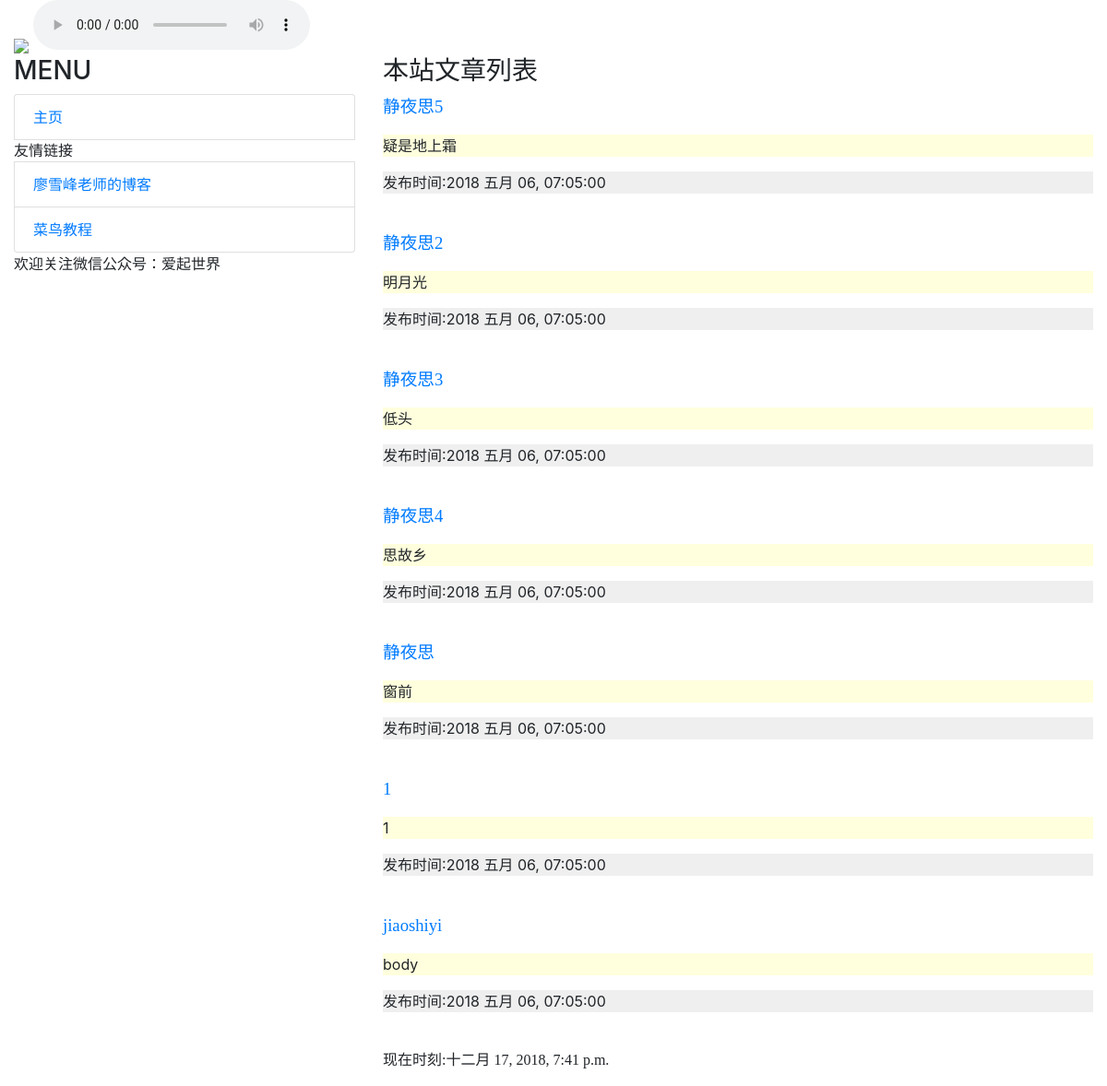
The app's page /, older data.
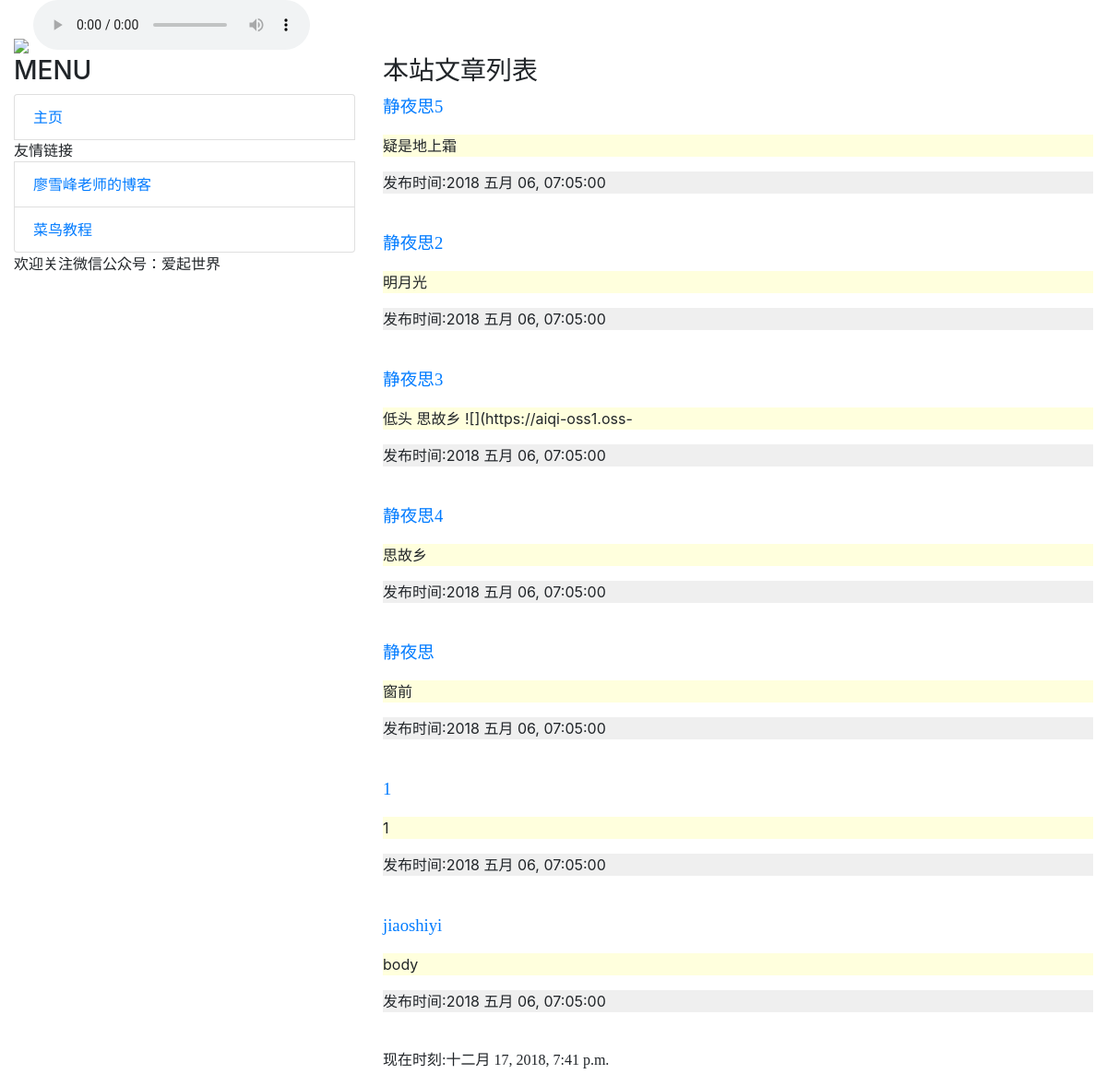
The same page, newer data.
### mainsite/models.py (models this page shows, shortened)
class Post(models.Model):
    title = models.CharField(max_length=200)
    author = models.CharField(max_length=200)
    body = models.TextField()
    pub_date = models.DateTimeField(default=timezone.now)
    class Meta:
        ordering = ('-pub_date',)

### mainsite/views.py (the view)
# urls.py: url(r'^$', homepage),
def homepage(request):
    template = get_template('index.html')
    posts = Post.objects.all()
    now = datetime.now()
    html = template.render(locals())
    return HttpResponse(html)

### templates/index.html (shortened to what this page needs)
{% extends 'base.html' %}
{% block headmessage %}
    <h3 style="font-family:楷体;">本站文章列表</h3>
{% endblock %}
{% block content %}
    {% for post in posts %}
        <div class="panel panel-default">
            <div class="panel-heading">
                <p style="font-family:微软雅黑;font-size:14pt;font-weight:blod;">
                    <a href="/post/{{post.author}}">{{post.title}}</a>
                </p>
            </div>
            <div class="panel-body" style="background-color:#ffffdd">
                <p>
                    {{ post.body | truncatechars:40 | cut:"#"}}
                </p>
            </div>
            <div class="panel-footer" style="background-color:#efefef">
                <p>
                    发布时间:{{ post.pub_date | date:'Y M d, h:m:s' }}
                </p>
            </div>
        </div>
        <br>
    {% endfor %}
{% endblock %}

Row changes from the older to the newer data that the page shows:
changed Post "静夜思3": body "低头" → "低头 思故乡 ![](https://aiqi-oss1.oss-"
